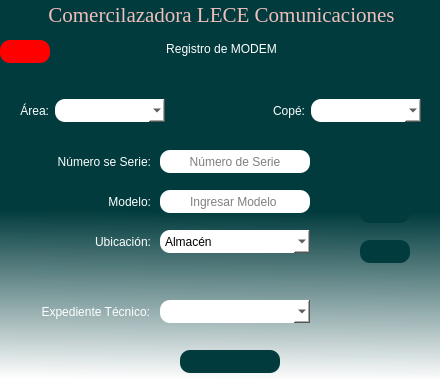
<?xml version="1.0" encoding="UTF-8"?>
<ui version="4.0">
 <class>Registro_de_ONT</class>
 <widget class="QDialog" name="Registro_de_ONT">
  <property name="geometry">
   <rect>
    <x>0</x>
    <y>0</y>
    <width>440</width>
    <height>380</height>
   </rect>
  </property>
  <property name="windowTitle">
   <string>Registro de MODEM</string>
  </property>
  <property name="windowIcon">
   <iconset>
    <normaloff>../assets/icons/Almacen.ico</normaloff>../assets/icons/Almacen.ico</iconset>
  </property>
  <property name="layoutDirection">
   <enum>Qt::LeftToRight</enum>
  </property>
  <property name="styleSheet">
   <string notr="true">QDialog#Registro_de_ONT{
background-color: qlineargradient(spread:pad, x1:0.488444, y1:0.392, x2:0.483241, y2:1, stop:0.266917 rgba(1, 59, 61, 255), stop:1 rgba(255, 255, 255, 244));}
</string>
  </property>
  <widget class="QPushButton" name="btn_codebar">
   <property name="geometry">
    <rect>
     <x>360</x>
     <y>200</y>
     <width>50</width>
     <height>23</height>
    </rect>
   </property>
   <property name="minimumSize">
    <size>
     <width>50</width>
     <height>23</height>
    </size>
   </property>
   <property name="maximumSize">
    <size>
     <width>50</width>
     <height>23</height>
    </size>
   </property>
   <property name="cursor">
    <cursorShape>PointingHandCursor</cursorShape>
   </property>
   <property name="mouseTracking">
    <bool>false</bool>
   </property>
   <property name="toolTip">
    <string>&lt;html&gt;&lt;head/&gt;&lt;body&gt;&lt;p align=&quot;center&quot;&gt;Leer etiqueta&lt;/p&gt;&lt;/body&gt;&lt;/html&gt;</string>
   </property>
   <property name="styleSheet">
    <string notr="true">background-color: rgb(1, 59, 61);
color: rgb(255, 255, 255);
border-radius: 10px;</string>
   </property>
   <property name="text">
    <string/>
   </property>
   <property name="icon">
    <iconset>
     <normaloff>../assets/icons/camara.svg</normaloff>../assets/icons/camara.svg</iconset>
   </property>
   <property name="checkable">
    <bool>false</bool>
   </property>
   <property name="autoRepeat">
    <bool>false</bool>
   </property>
   <property name="autoExclusive">
    <bool>false</bool>
   </property>
  </widget>
  <widget class="QPushButton" name="btn_guardar">
   <property name="geometry">
    <rect>
     <x>180</x>
     <y>350</y>
     <width>100</width>
     <height>23</height>
    </rect>
   </property>
   <property name="minimumSize">
    <size>
     <width>100</width>
     <height>23</height>
    </size>
   </property>
   <property name="maximumSize">
    <size>
     <width>100</width>
     <height>23</height>
    </size>
   </property>
   <property name="cursor">
    <cursorShape>PointingHandCursor</cursorShape>
   </property>
   <property name="toolTip">
    <string>&lt;html&gt;&lt;head/&gt;&lt;body&gt;&lt;p align=&quot;center&quot;&gt;Guardar&lt;/p&gt;&lt;/body&gt;&lt;/html&gt;</string>
   </property>
   <property name="styleSheet">
    <string notr="true">background-color: rgb(1, 59, 61);
color: rgb(255, 255, 255);
border-radius: 10px;</string>
   </property>
   <property name="text">
    <string/>
   </property>
   <property name="icon">
    <iconset>
     <normaloff>../assets/icons/Guardar.svg</normaloff>../assets/icons/Guardar.svg</iconset>
   </property>
  </widget>
  <widget class="QLabel" name="label">
   <property name="geometry">
    <rect>
     <x>21</x>
     <y>150</y>
     <width>130</width>
     <height>23</height>
    </rect>
   </property>
   <property name="minimumSize">
    <size>
     <width>130</width>
     <height>23</height>
    </size>
   </property>
   <property name="maximumSize">
    <size>
     <width>130</width>
     <height>23</height>
    </size>
   </property>
   <property name="styleSheet">
    <string notr="true">color: rgb(255, 255, 255);
font: 12pt &quot;MS Shell Dlg 2&quot;;</string>
   </property>
   <property name="text">
    <string>Número se Serie:</string>
   </property>
   <property name="alignment">
    <set>Qt::AlignRight|Qt::AlignTrailing|Qt::AlignVCenter</set>
   </property>
  </widget>
  <widget class="QLabel" name="label_3">
   <property name="geometry">
    <rect>
     <x>21</x>
     <y>190</y>
     <width>130</width>
     <height>23</height>
    </rect>
   </property>
   <property name="minimumSize">
    <size>
     <width>130</width>
     <height>23</height>
    </size>
   </property>
   <property name="maximumSize">
    <size>
     <width>130</width>
     <height>23</height>
    </size>
   </property>
   <property name="styleSheet">
    <string notr="true">color: rgb(255, 255, 255);
font: 12pt &quot;MS Shell Dlg 2&quot;;</string>
   </property>
   <property name="text">
    <string>Modelo:</string>
   </property>
   <property name="alignment">
    <set>Qt::AlignRight|Qt::AlignTrailing|Qt::AlignVCenter</set>
   </property>
  </widget>
  <widget class="QLabel" name="label_6">
   <property name="geometry">
    <rect>
     <x>21</x>
     <y>230</y>
     <width>130</width>
     <height>23</height>
    </rect>
   </property>
   <property name="minimumSize">
    <size>
     <width>130</width>
     <height>23</height>
    </size>
   </property>
   <property name="maximumSize">
    <size>
     <width>130</width>
     <height>23</height>
    </size>
   </property>
   <property name="styleSheet">
    <string notr="true">color: rgb(255, 255, 255);
font: 12pt &quot;MS Shell Dlg 2&quot;;</string>
   </property>
   <property name="text">
    <string>Ubicación:</string>
   </property>
   <property name="alignment">
    <set>Qt::AlignRight|Qt::AlignTrailing|Qt::AlignVCenter</set>
   </property>
  </widget>
  <widget class="QLabel" name="label_7">
   <property name="geometry">
    <rect>
     <x>0</x>
     <y>300</y>
     <width>150</width>
     <height>23</height>
    </rect>
   </property>
   <property name="minimumSize">
    <size>
     <width>150</width>
     <height>23</height>
    </size>
   </property>
   <property name="maximumSize">
    <size>
     <width>150</width>
     <height>23</height>
    </size>
   </property>
   <property name="styleSheet">
    <string notr="true">color: rgb(255, 255, 255);
font: 12pt &quot;MS Shell Dlg 2&quot;;</string>
   </property>
   <property name="text">
    <string>Expediente Técnico:</string>
   </property>
   <property name="alignment">
    <set>Qt::AlignRight|Qt::AlignTrailing|Qt::AlignVCenter</set>
   </property>
  </widget>
  <widget class="QLineEdit" name="ln_ns">
   <property name="geometry">
    <rect>
     <x>160</x>
     <y>150</y>
     <width>150</width>
     <height>23</height>
    </rect>
   </property>
   <property name="minimumSize">
    <size>
     <width>150</width>
     <height>23</height>
    </size>
   </property>
   <property name="maximumSize">
    <size>
     <width>150</width>
     <height>23</height>
    </size>
   </property>
   <property name="styleSheet">
    <string notr="true">font: 12pt &quot;MS Shell Dlg 2&quot;;
background-color: rgb(255, 255, 255);
color: rgb(0, 0, 0);
border-radius: 10px;</string>
   </property>
   <property name="alignment">
    <set>Qt::AlignCenter</set>
   </property>
   <property name="placeholderText">
    <string>Número de Serie</string>
   </property>
   <property name="cursorMoveStyle">
    <enum>Qt::VisualMoveStyle</enum>
   </property>
  </widget>
  <widget class="QLineEdit" name="ln_modelo">
   <property name="geometry">
    <rect>
     <x>160</x>
     <y>190</y>
     <width>150</width>
     <height>23</height>
    </rect>
   </property>
   <property name="minimumSize">
    <size>
     <width>150</width>
     <height>23</height>
    </size>
   </property>
   <property name="maximumSize">
    <size>
     <width>150</width>
     <height>23</height>
    </size>
   </property>
   <property name="styleSheet">
    <string notr="true">font: 12pt &quot;MS Shell Dlg 2&quot;;
background-color: rgb(255, 255, 255);
color: rgb(0, 0, 0);
border-radius: 10px;</string>
   </property>
   <property name="alignment">
    <set>Qt::AlignCenter</set>
   </property>
   <property name="placeholderText">
    <string>Ingresar Modelo </string>
   </property>
  </widget>
  <widget class="QComboBox" name="str_ubicacion">
   <property name="geometry">
    <rect>
     <x>160</x>
     <y>230</y>
     <width>150</width>
     <height>23</height>
    </rect>
   </property>
   <property name="minimumSize">
    <size>
     <width>150</width>
     <height>23</height>
    </size>
   </property>
   <property name="maximumSize">
    <size>
     <width>150</width>
     <height>23</height>
    </size>
   </property>
   <property name="styleSheet">
    <string notr="true">font: 12pt &quot;MS Shell Dlg 2&quot;;
background-color: rgb(255, 255, 255);
color: rgb(0, 0, 0);
border-radius: 10px;</string>
   </property>
   <item>
    <property name="text">
     <string>Almacén</string>
    </property>
   </item>
   <item>
    <property name="text">
     <string>En campo</string>
    </property>
   </item>
  </widget>
  <widget class="QPushButton" name="btn_imagen">
   <property name="geometry">
    <rect>
     <x>360</x>
     <y>240</y>
     <width>50</width>
     <height>23</height>
    </rect>
   </property>
   <property name="minimumSize">
    <size>
     <width>50</width>
     <height>23</height>
    </size>
   </property>
   <property name="maximumSize">
    <size>
     <width>50</width>
     <height>23</height>
    </size>
   </property>
   <property name="cursor">
    <cursorShape>PointingHandCursor</cursorShape>
   </property>
   <property name="mouseTracking">
    <bool>false</bool>
   </property>
   <property name="toolTip">
    <string>&lt;html&gt;&lt;head/&gt;&lt;body&gt;&lt;p align=&quot;center&quot;&gt;importar etiqueta&lt;/p&gt;&lt;/body&gt;&lt;/html&gt;</string>
   </property>
   <property name="styleSheet">
    <string notr="true">background-color: rgb(1, 59, 61);
color: rgb(255, 255, 255);
border-radius: 10px;</string>
   </property>
   <property name="text">
    <string/>
   </property>
   <property name="icon">
    <iconset>
     <normaloff>../assets/icons/foto.svg</normaloff>../assets/icons/foto.svg</iconset>
   </property>
   <property name="checkable">
    <bool>false</bool>
   </property>
   <property name="autoRepeat">
    <bool>false</bool>
   </property>
   <property name="autoExclusive">
    <bool>false</bool>
   </property>
  </widget>
  <widget class="QWidget" name="layoutWidget">
   <property name="geometry">
    <rect>
     <x>20</x>
     <y>90</y>
     <width>401</width>
     <height>41</height>
    </rect>
   </property>
   <layout class="QHBoxLayout" name="horizontalLayout_3">
    <item>
     <layout class="QHBoxLayout" name="horizontalLayout_2">
      <item>
       <widget class="QLabel" name="label_4">
        <property name="maximumSize">
         <size>
          <width>52</width>
          <height>23</height>
         </size>
        </property>
        <property name="styleSheet">
         <string notr="true">color: rgb(255, 255, 255);
font: 12pt &quot;MS Shell Dlg 2&quot;;</string>
        </property>
        <property name="text">
         <string>Área:</string>
        </property>
        <property name="alignment">
         <set>Qt::AlignRight|Qt::AlignTrailing|Qt::AlignVCenter</set>
        </property>
       </widget>
      </item>
      <item>
       <widget class="QComboBox" name="str_area">
        <property name="minimumSize">
         <size>
          <width>110</width>
          <height>23</height>
         </size>
        </property>
        <property name="maximumSize">
         <size>
          <width>110</width>
          <height>23</height>
         </size>
        </property>
        <property name="cursor">
         <cursorShape>PointingHandCursor</cursorShape>
        </property>
        <property name="toolTip">
         <string>&lt;html&gt;&lt;head/&gt;&lt;body&gt;&lt;p align=&quot;center&quot;&gt;Seleccionar Área&lt;/p&gt;&lt;/body&gt;&lt;/html&gt;</string>
        </property>
        <property name="styleSheet">
         <string notr="true">font: 12pt &quot;MS Shell Dlg 2&quot;;
background-color: rgb(255, 255, 255);
color: rgb(0, 0, 0);
border-radius: 10px;</string>
        </property>
        <property name="currentText">
         <string/>
        </property>
       </widget>
      </item>
     </layout>
    </item>
    <item>
     <spacer name="horizontalSpacer">
      <property name="orientation">
       <enum>Qt::Horizontal</enum>
      </property>
      <property name="sizeHint" stdset="0">
       <size>
        <width>40</width>
        <height>20</height>
       </size>
      </property>
     </spacer>
    </item>
    <item>
     <layout class="QHBoxLayout" name="horizontalLayout">
      <item>
       <widget class="QLabel" name="label_5">
        <property name="maximumSize">
         <size>
          <width>130</width>
          <height>23</height>
         </size>
        </property>
        <property name="styleSheet">
         <string notr="true">color: rgb(255, 255, 255);
font: 12pt &quot;MS Shell Dlg 2&quot;;</string>
        </property>
        <property name="text">
         <string>Copé:</string>
        </property>
        <property name="alignment">
         <set>Qt::AlignRight|Qt::AlignTrailing|Qt::AlignVCenter</set>
        </property>
       </widget>
      </item>
      <item>
       <widget class="QComboBox" name="str_cope">
        <property name="minimumSize">
         <size>
          <width>110</width>
          <height>23</height>
         </size>
        </property>
        <property name="maximumSize">
         <size>
          <width>110</width>
          <height>23</height>
         </size>
        </property>
        <property name="cursor">
         <cursorShape>PointingHandCursor</cursorShape>
        </property>
        <property name="toolTip">
         <string>&lt;html&gt;&lt;head/&gt;&lt;body&gt;&lt;p&gt;Seleccionar Copé&lt;/p&gt;&lt;/body&gt;&lt;/html&gt;</string>
        </property>
        <property name="styleSheet">
         <string notr="true">font: 12pt &quot;MS Shell Dlg 2&quot;;
background-color: rgb(255, 255, 255);
color: rgb(0, 0, 0);
border-radius: 10px;</string>
        </property>
       </widget>
      </item>
     </layout>
    </item>
   </layout>
  </widget>
  <widget class="QPushButton" name="btn_regresar">
   <property name="enabled">
    <bool>true</bool>
   </property>
   <property name="geometry">
    <rect>
     <x>0</x>
     <y>40</y>
     <width>50</width>
     <height>23</height>
    </rect>
   </property>
   <property name="minimumSize">
    <size>
     <width>50</width>
     <height>23</height>
    </size>
   </property>
   <property name="maximumSize">
    <size>
     <width>50</width>
     <height>23</height>
    </size>
   </property>
   <property name="cursor">
    <cursorShape>PointingHandCursor</cursorShape>
   </property>
   <property name="toolTip">
    <string>&lt;html&gt;&lt;head/&gt;&lt;body&gt;&lt;p align=&quot;center&quot;&gt;Regresar&lt;/p&gt;&lt;/body&gt;&lt;/html&gt;</string>
   </property>
   <property name="styleSheet">
    <string notr="true">font: 12pt &quot;MS Shell Dlg 2&quot;;
background-color: rgb(255, 0, 0);
color:rgb(255, 255, 255);
border-radius: 10px;</string>
   </property>
   <property name="text">
    <string/>
   </property>
   <property name="icon">
    <iconset>
     <normaloff>../assets/icons/atras bc.svg</normaloff>../assets/icons/atras bc.svg</iconset>
   </property>
  </widget>
  <widget class="QWidget" name="layoutWidget">
   <property name="geometry">
    <rect>
     <x>1</x>
     <y>1</y>
     <width>441</width>
     <height>61</height>
    </rect>
   </property>
   <layout class="QVBoxLayout" name="verticalLayout">
    <item>
     <widget class="QLabel" name="Titulo">
      <property name="font">
       <font>
        <family>Times New Roman</family>
        <pointsize>16</pointsize>
        <weight>50</weight>
        <italic>false</italic>
        <bold>false</bold>
       </font>
      </property>
      <property name="cursor">
       <cursorShape>ArrowCursor</cursorShape>
      </property>
      <property name="toolTip">
       <string>&lt;html&gt;&lt;head/&gt;&lt;body&gt;&lt;p align=&quot;center&quot;&gt;&lt;br/&gt;&lt;/p&gt;&lt;/body&gt;&lt;/html&gt;</string>
      </property>
      <property name="whatsThis">
       <string>&lt;html&gt;&lt;head/&gt;&lt;body&gt;&lt;p align=&quot;center&quot;&gt;Comercilazadora LECE Comunicaciones&lt;/p&gt;&lt;/body&gt;&lt;/html&gt;</string>
      </property>
      <property name="layoutDirection">
       <enum>Qt::LeftToRight</enum>
      </property>
      <property name="autoFillBackground">
       <bool>false</bool>
      </property>
      <property name="styleSheet">
       <string notr="true">font: 16pt &quot;Times New Roman&quot;;
color:rgba(239, 191, 188, 255);
</string>
      </property>
      <property name="frameShadow">
       <enum>QFrame::Plain</enum>
      </property>
      <property name="midLineWidth">
       <number>0</number>
      </property>
      <property name="text">
       <string>Comercilazadora LECE Comunicaciones</string>
      </property>
      <property name="alignment">
       <set>Qt::AlignCenter</set>
      </property>
     </widget>
    </item>
    <item>
     <widget class="QLabel" name="label_2">
      <property name="styleSheet">
       <string notr="true">font: 75 12pt &quot;MS Shell Dlg 2&quot; rgb(255, 255, 255);
color: rgb(255, 255, 255);
</string>
      </property>
      <property name="text">
       <string>Registro de MODEM</string>
      </property>
      <property name="scaledContents">
       <bool>false</bool>
      </property>
      <property name="alignment">
       <set>Qt::AlignCenter</set>
      </property>
     </widget>
    </item>
   </layout>
  </widget>
  <widget class="QComboBox" name="str_exptec">
   <property name="geometry">
    <rect>
     <x>160</x>
     <y>300</y>
     <width>150</width>
     <height>23</height>
    </rect>
   </property>
   <property name="toolTip">
    <string>&lt;html&gt;&lt;head/&gt;&lt;body&gt;&lt;p align=&quot;center&quot;&gt;Seleccionar Expediente Técnico&lt;/p&gt;&lt;/body&gt;&lt;/html&gt;</string>
   </property>
   <property name="styleSheet">
    <string notr="true">font: 12pt &quot;MS Shell Dlg 2&quot;;
background-color: rgb(255, 255, 255);
color: rgb(0, 0, 0);
border-radius: 10px;</string>
   </property>
  </widget>
  <widget class="QLabel" name="label_imagen">
   <property name="geometry">
    <rect>
     <x>10</x>
     <y>70</y>
     <width>421</width>
     <height>301</height>
    </rect>
   </property>
   <property name="text">
    <string/>
   </property>
  </widget>
  <zorder>label_imagen</zorder>
  <zorder>btn_codebar</zorder>
  <zorder>btn_guardar</zorder>
  <zorder>label</zorder>
  <zorder>label_3</zorder>
  <zorder>label_6</zorder>
  <zorder>label_7</zorder>
  <zorder>ln_ns</zorder>
  <zorder>ln_modelo</zorder>
  <zorder>str_ubicacion</zorder>
  <zorder>btn_imagen</zorder>
  <zorder>layoutWidget</zorder>
  <zorder>btn_regresar</zorder>
  <zorder>layoutWidget</zorder>
  <zorder>str_exptec</zorder>
 </widget>
 <resources/>
 <connections/>
</ui>
